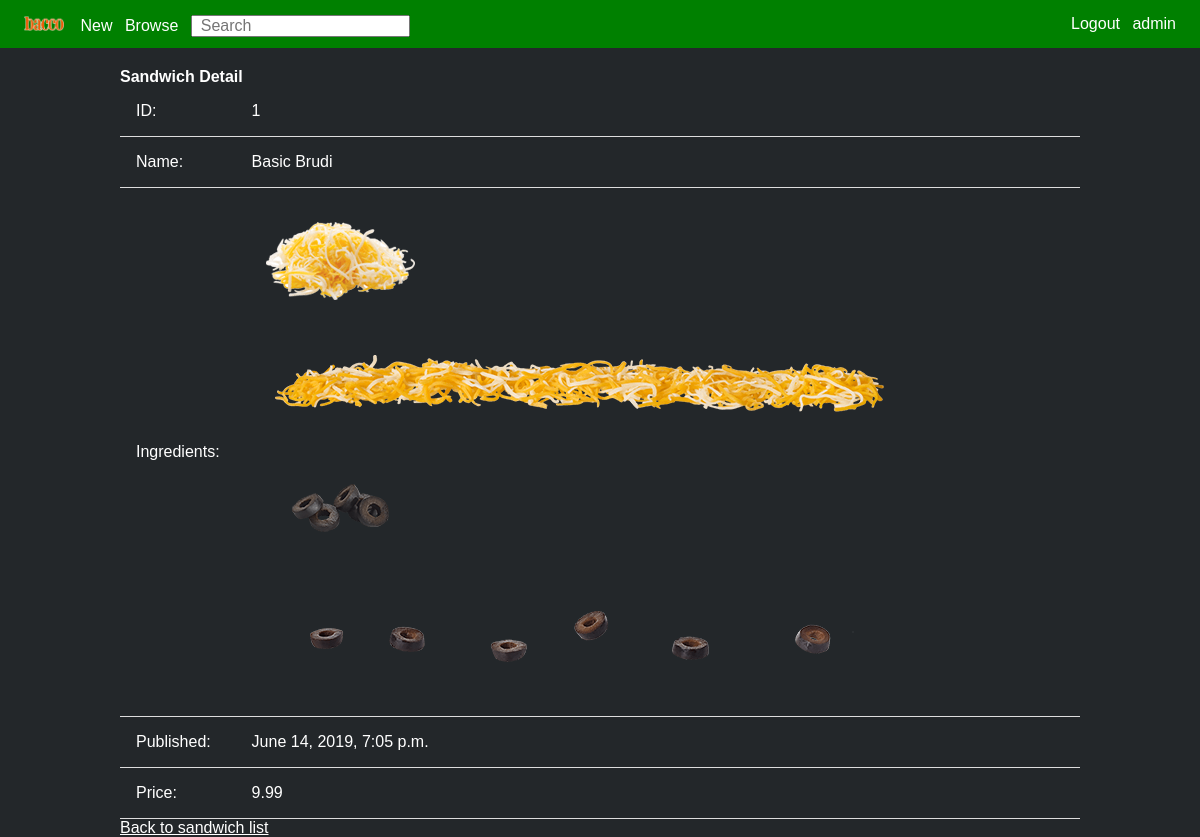
Page /mysandwich/show/1 (signed in) on the earlier database version.
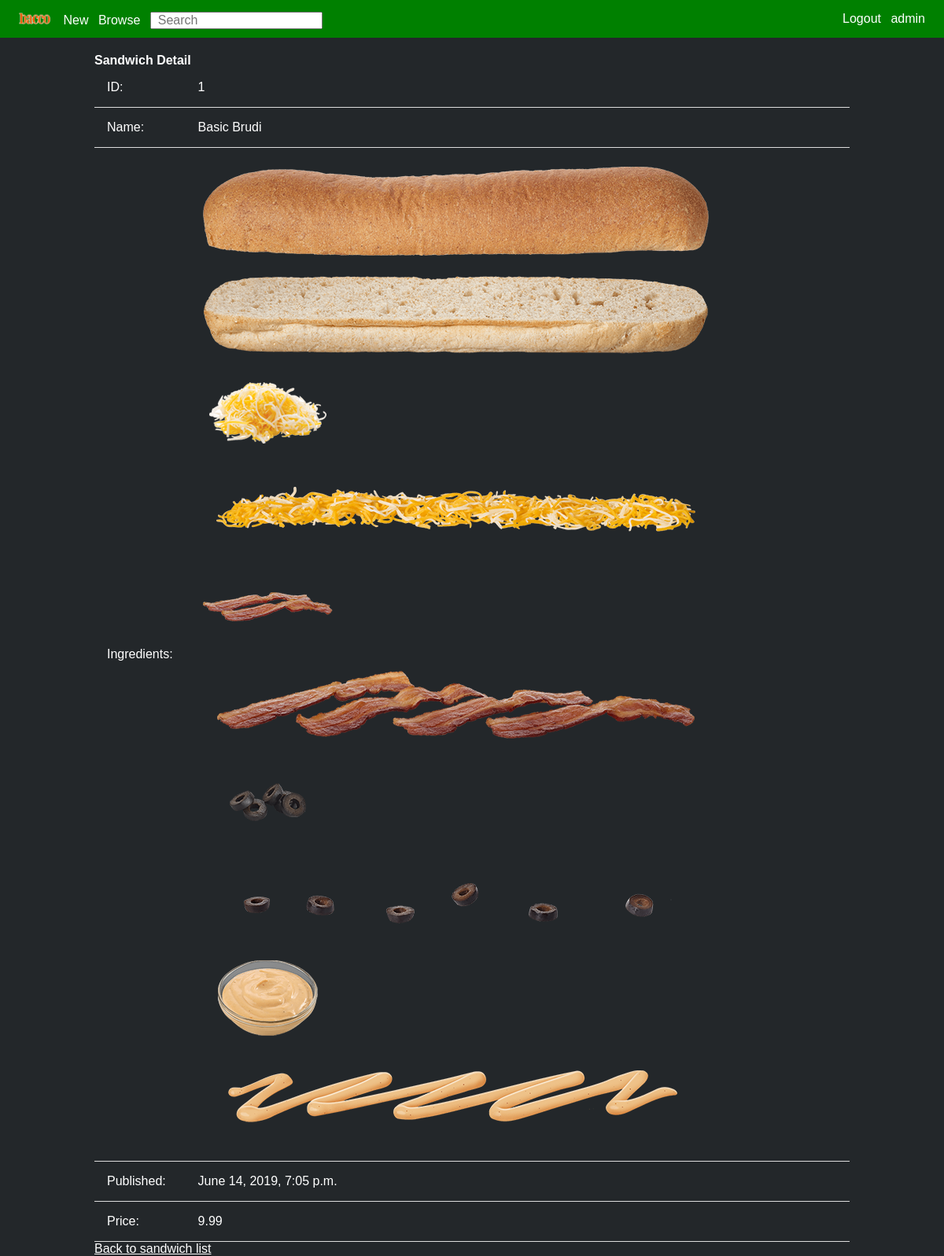
Same page on the later database version.
### mysandwich/models.py (models this page shows, shortened)
class Ingredient(models.Model):
    name = models.CharField(max_length=255)
    full_name = models.CharField(max_length=255, blank = True)
    TYPE_CHOICES = [
        ('BREAD', 'Bread'),
        ('BASE', 'Base'),
        ('CHEESE', 'Cheese'),
        ('VEGETABLE', 'Vegetable'),
        ('CONDIMENT', 'Contiment'),
        ('EXTRAS', 'Extras'),
    ]
    type = models.CharField(
        max_length = 50,
        choices = TYPE_CHOICES,
    )
    calories = models.IntegerField(default = 0)
    is_vegetarian = models.BooleanField()
    is_vegan = models.BooleanField()
    img_small = models.FileField(upload_to=small_directory_path, blank = True, verbose_name='Small image')
    img_large = models.FileField(upload_to=large_directory_path, blank = True, verbose_name='Large image')
    price = models.DecimalField(max_digits=3, decimal_places=2, default=0) # max 9,99

### mysandwich/views.py (the view)
# urls.py: path('show/<int:pk>', SandwichDetailView.as_view(), name='sandwich'),
class SandwichDetailView(DetailView):
    model = Sandwich
    context_object_name = "sandwich"
    def get_context_data(self, **kwargs):
        context = super(SandwichDetailView, self).get_context_data(**kwargs)
        context['sandwich_list'] = Sandwich.objects.all()
        return context

### mysandwich/templates/mysandwich/sandwich_detail.html (shortened to what this page needs)
{% extends "home.html" %}
{% load static %}
{% block content %}
<div class="sandwich-container">
  <h2>Sandwich Detail</h2>
  <table>
    <tr>
      <td>ID:</td>
      <td>{{ sandwich.id }}</td>
    </tr>
    <tr>
      <td>Name:</td>
      <td>{{ sandwich.name }}</td>
    </tr>
    <tr>
      <td>Ingredients:</td>
      <td>
        {% for ingredient in sandwich.ingredients.all %}
        {% if ingredient.img_large %}
        <img src="http://localhost:8000/{{ ingredient.img_small }}" alt="">
        {% if ingredient.img_large %}
        <img src="http://localhost:8000/{{ ingredient.img_large }}" alt="">
        {% endif %}
        {% endfor %}
      </td>
    </tr>
    <tr>
      <td>Published:</td>
      <td>{{ sandwich.pub_date }}</td>
    </tr>
    <tr>
      <td>Price:</td>
      <td>{{ sandwich.price }}</td>
    </tr>
  </table>
  <a href="../show">Back to sandwich list</a>
</div>
{% endblock content %}

Differences in the rows shown:
now on this page (row edited): Ingredient: img_small (picture), img_large (picture)
now on this page (row edited): Ingredient: img_small (picture), img_large (picture)
now on this page (row edited): Ingredient: img_small (picture), img_large (picture)
